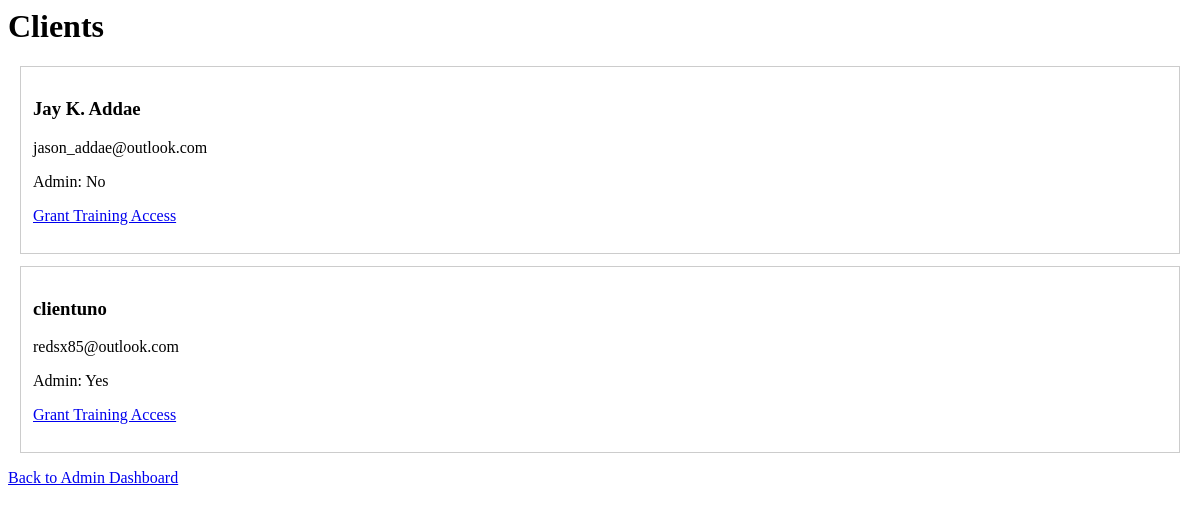
The page /admin/clients (signed in) on the database as committed earlier.
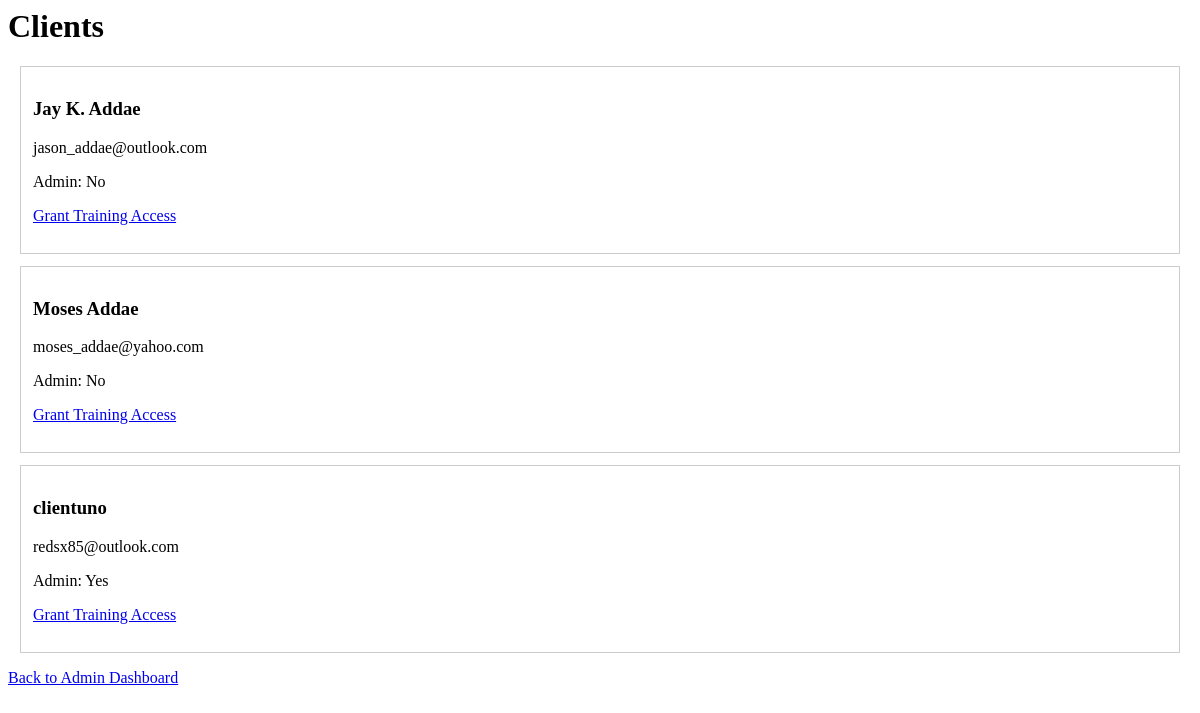
The same page on the database as committed later.
### tables this page shows
CREATE TABLE clients (
            id INTEGER PRIMARY KEY AUTOINCREMENT,
            name TEXT,
            email TEXT UNIQUE,
            password_hash TEXT,
            payment_status TEXT DEFAULT 'Unpaid'
        , is_admin TEXT DEFAULT 'No');

### app.py (the view)
@app.route("/admin/clients")
@login_required
def admin_clients():
    if not is_admin_user():
        flash("Admin access required.")
        return redirect(url_for("dashboard"))
    db = get_db()
    clients = db.execute("SELECT * FROM clients ORDER BY name").fetchall()
    return render_template("admin_clients.html", clients=clients)

### app.py (called while the page is built)
def get_db():
    if "db" not in g:
        database_url = os.environ.get("DATABASE_URL")
        if database_url:
            conn = psycopg2.connect(
                database_url,
                cursor_factory=psycopg2.extras.RealDictCursor
            )
            g.db = DatabaseWrapper(conn, is_postgres=True)
        else:
            conn = sqlite3.connect(DB_PATH)
            conn.row_factory = sqlite3.Row
            g.db = DatabaseWrapper(conn, is_postgres=False)
    return g.db

@login_manager.user_loader
def load_user(user_id):
    db = get_db()
    row = db.execute("SELECT * FROM clients WHERE id = ?", (user_id,)).fetchone()
    return User(row) if row else None

def is_admin_user():
    return (
        current_user.is_authenticated
        and getattr(current_user, "is_admin", "No") == "Yes"
    )

@app.before_request
def before_request():
    setup_tables()

    def commit(self):
        self.conn.commit()

    def close(self):
        self.conn.close()

### templates/admin_clients.html
<h1>Clients</h1>
{% for client in clients %}
    <div style="border:1px solid #ccc; padding:12px; margin:12px;">
        <h3>{{ client.name }}</h3>
        <p>{{ client.email }}</p>
        <p>Admin: {{ client.is_admin }}</p>
        <p><a href="/admin/grant-access/{{ client.id }}">Grant Training Access</a></p>
    </div>
{% else %}
    <p>No clients found.</p>
{% endfor %}
<p><a href="/admin">Back to Admin Dashboard</a></p>

Rows that differ between the two databases and show on the page:
added clients: name "Moses Addae", email "moses_addae@yahoo.com", is_admin "No"
